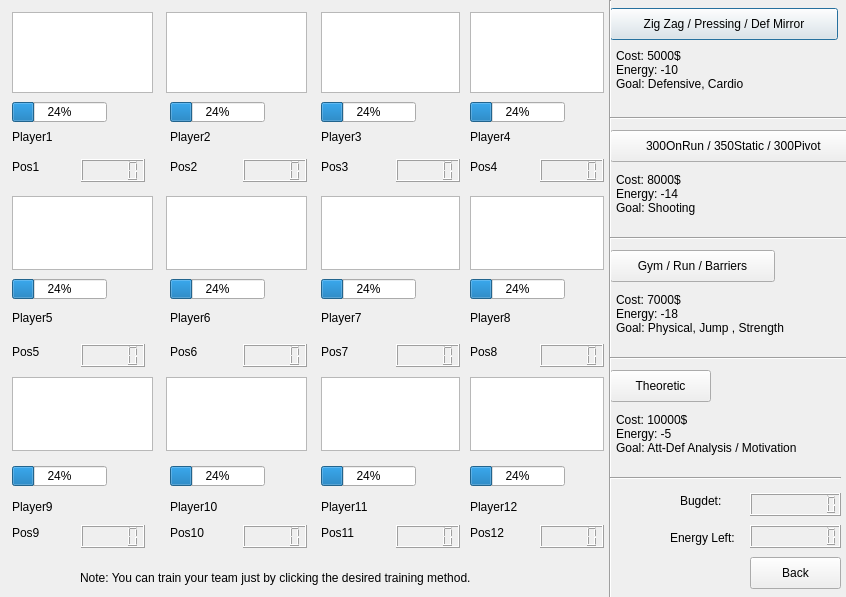
<?xml version="1.0" encoding="UTF-8"?>
<ui version="4.0">
 <class>Training</class>
 <widget class="QDialog" name="Training">
  <property name="geometry">
   <rect>
    <x>0</x>
    <y>0</y>
    <width>846</width>
    <height>597</height>
   </rect>
  </property>
  <property name="windowTitle">
   <string>Dialog</string>
  </property>
  <widget class="QLCDNumber" name="lcdNumber_2">
   <property name="geometry">
    <rect>
     <x>243</x>
     <y>159</y>
     <width>64</width>
     <height>23</height>
    </rect>
   </property>
  </widget>
  <widget class="QLabel" name="label_6">
   <property name="geometry">
    <rect>
     <x>170</x>
     <y>310</y>
     <width>131</width>
     <height>16</height>
    </rect>
   </property>
   <property name="text">
    <string>Player6</string>
   </property>
  </widget>
  <widget class="QLabel" name="label_2p">
   <property name="geometry">
    <rect>
     <x>170</x>
     <y>159</y>
     <width>31</width>
     <height>16</height>
    </rect>
   </property>
   <property name="text">
    <string>Pos2</string>
   </property>
  </widget>
  <widget class="QGraphicsView" name="graphicsView_9">
   <property name="geometry">
    <rect>
     <x>321</x>
     <y>196</y>
     <width>139</width>
     <height>74</height>
    </rect>
   </property>
  </widget>
  <widget class="QLabel" name="labelp">
   <property name="geometry">
    <rect>
     <x>12</x>
     <y>159</y>
     <width>29</width>
     <height>16</height>
    </rect>
   </property>
   <property name="text">
    <string>Pos1</string>
   </property>
  </widget>
  <widget class="QLabel" name="label_4p">
   <property name="geometry">
    <rect>
     <x>470</x>
     <y>159</y>
     <width>31</width>
     <height>16</height>
    </rect>
   </property>
   <property name="text">
    <string>Pos4</string>
   </property>
  </widget>
  <widget class="QGraphicsView" name="graphicsView_5">
   <property name="geometry">
    <rect>
     <x>12</x>
     <y>196</y>
     <width>141</width>
     <height>74</height>
    </rect>
   </property>
  </widget>
  <widget class="QProgressBar" name="progressBar_7">
   <property name="geometry">
    <rect>
     <x>321</x>
     <y>279</y>
     <width>95</width>
     <height>20</height>
    </rect>
   </property>
   <property name="value">
    <number>24</number>
   </property>
  </widget>
  <widget class="QProgressBar" name="progressBar_6">
   <property name="geometry">
    <rect>
     <x>170</x>
     <y>279</y>
     <width>95</width>
     <height>20</height>
    </rect>
   </property>
   <property name="value">
    <number>24</number>
   </property>
  </widget>
  <widget class="QLabel" name="label_8">
   <property name="geometry">
    <rect>
     <x>470</x>
     <y>310</y>
     <width>131</width>
     <height>16</height>
    </rect>
   </property>
   <property name="text">
    <string>Player8</string>
   </property>
  </widget>
  <widget class="QLCDNumber" name="lcdNumber_4">
   <property name="geometry">
    <rect>
     <x>540</x>
     <y>159</y>
     <width>64</width>
     <height>23</height>
    </rect>
   </property>
  </widget>
  <widget class="QProgressBar" name="progressBar_5">
   <property name="geometry">
    <rect>
     <x>12</x>
     <y>279</y>
     <width>95</width>
     <height>20</height>
    </rect>
   </property>
   <property name="value">
    <number>24</number>
   </property>
  </widget>
  <widget class="QLCDNumber" name="lcdNumber">
   <property name="geometry">
    <rect>
     <x>81</x>
     <y>159</y>
     <width>64</width>
     <height>23</height>
    </rect>
   </property>
   <property name="maximumSize">
    <size>
     <width>16777215</width>
     <height>64</height>
    </size>
   </property>
  </widget>
  <widget class="QLabel" name="label_5">
   <property name="geometry">
    <rect>
     <x>12</x>
     <y>310</y>
     <width>121</width>
     <height>16</height>
    </rect>
   </property>
   <property name="text">
    <string>Player5</string>
   </property>
  </widget>
  <widget class="QGraphicsView" name="graphicsView_7">
   <property name="geometry">
    <rect>
     <x>166</x>
     <y>196</y>
     <width>141</width>
     <height>74</height>
    </rect>
   </property>
  </widget>
  <widget class="QLCDNumber" name="lcdNumber_3">
   <property name="geometry">
    <rect>
     <x>396</x>
     <y>159</y>
     <width>64</width>
     <height>23</height>
    </rect>
   </property>
  </widget>
  <widget class="QLabel" name="label_3p">
   <property name="geometry">
    <rect>
     <x>321</x>
     <y>159</y>
     <width>31</width>
     <height>16</height>
    </rect>
   </property>
   <property name="text">
    <string>Pos3</string>
   </property>
  </widget>
  <widget class="QLabel" name="label_7">
   <property name="geometry">
    <rect>
     <x>321</x>
     <y>310</y>
     <width>131</width>
     <height>16</height>
    </rect>
   </property>
   <property name="text">
    <string>Player7</string>
   </property>
  </widget>
  <widget class="QLabel" name="label_5p">
   <property name="geometry">
    <rect>
     <x>12</x>
     <y>344</y>
     <width>31</width>
     <height>16</height>
    </rect>
   </property>
   <property name="text">
    <string>Pos5</string>
   </property>
  </widget>
  <widget class="QLCDNumber" name="lcdNumber_5">
   <property name="geometry">
    <rect>
     <x>81</x>
     <y>344</y>
     <width>64</width>
     <height>23</height>
    </rect>
   </property>
  </widget>
  <widget class="QGraphicsView" name="graphicsView_4">
   <property name="geometry">
    <rect>
     <x>470</x>
     <y>12</y>
     <width>134</width>
     <height>81</height>
    </rect>
   </property>
  </widget>
  <widget class="QProgressBar" name="progressBar_4">
   <property name="geometry">
    <rect>
     <x>470</x>
     <y>102</y>
     <width>95</width>
     <height>20</height>
    </rect>
   </property>
   <property name="value">
    <number>24</number>
   </property>
  </widget>
  <widget class="QProgressBar" name="progressBar_2">
   <property name="geometry">
    <rect>
     <x>170</x>
     <y>102</y>
     <width>95</width>
     <height>20</height>
    </rect>
   </property>
   <property name="value">
    <number>24</number>
   </property>
  </widget>
  <widget class="QLabel" name="label">
   <property name="geometry">
    <rect>
     <x>12</x>
     <y>129</y>
     <width>131</width>
     <height>16</height>
    </rect>
   </property>
   <property name="text">
    <string>Player1</string>
   </property>
  </widget>
  <widget class="QLabel" name="label_3">
   <property name="geometry">
    <rect>
     <x>321</x>
     <y>129</y>
     <width>131</width>
     <height>16</height>
    </rect>
   </property>
   <property name="text">
    <string>Player3</string>
   </property>
  </widget>
  <widget class="QLabel" name="label_2">
   <property name="geometry">
    <rect>
     <x>170</x>
     <y>129</y>
     <width>141</width>
     <height>16</height>
    </rect>
   </property>
   <property name="text">
    <string>Player2</string>
   </property>
  </widget>
  <widget class="QGraphicsView" name="graphicsView_2">
   <property name="geometry">
    <rect>
     <x>166</x>
     <y>12</y>
     <width>141</width>
     <height>81</height>
    </rect>
   </property>
  </widget>
  <widget class="QProgressBar" name="progressBar_3">
   <property name="geometry">
    <rect>
     <x>321</x>
     <y>102</y>
     <width>95</width>
     <height>20</height>
    </rect>
   </property>
   <property name="value">
    <number>24</number>
   </property>
  </widget>
  <widget class="QProgressBar" name="progressBar">
   <property name="geometry">
    <rect>
     <x>12</x>
     <y>102</y>
     <width>95</width>
     <height>20</height>
    </rect>
   </property>
   <property name="value">
    <number>24</number>
   </property>
  </widget>
  <widget class="QGraphicsView" name="graphicsView">
   <property name="geometry">
    <rect>
     <x>12</x>
     <y>12</y>
     <width>141</width>
     <height>81</height>
    </rect>
   </property>
  </widget>
  <widget class="QGraphicsView" name="graphicsView_3">
   <property name="geometry">
    <rect>
     <x>321</x>
     <y>12</y>
     <width>139</width>
     <height>81</height>
    </rect>
   </property>
  </widget>
  <widget class="QPushButton" name="pushButton">
   <property name="geometry">
    <rect>
     <x>610</x>
     <y>8</y>
     <width>228</width>
     <height>32</height>
    </rect>
   </property>
   <property name="text">
    <string>Zig Zag / Pressing / Def Mirror</string>
   </property>
  </widget>
  <widget class="QLabel" name="label_4">
   <property name="geometry">
    <rect>
     <x>470</x>
     <y>129</y>
     <width>131</width>
     <height>16</height>
    </rect>
   </property>
   <property name="text">
    <string>Player4</string>
   </property>
  </widget>
  <widget class="QLCDNumber" name="lcdNumber_11">
   <property name="geometry">
    <rect>
     <x>396</x>
     <y>525</y>
     <width>64</width>
     <height>23</height>
    </rect>
   </property>
  </widget>
  <widget class="QLabel" name="label_11p">
   <property name="geometry">
    <rect>
     <x>321</x>
     <y>525</y>
     <width>35</width>
     <height>16</height>
    </rect>
   </property>
   <property name="text">
    <string>Pos11</string>
   </property>
  </widget>
  <widget class="QLCDNumber" name="lcdNumber_10">
   <property name="geometry">
    <rect>
     <x>243</x>
     <y>525</y>
     <width>64</width>
     <height>23</height>
    </rect>
   </property>
  </widget>
  <widget class="QGraphicsView" name="graphicsView_12">
   <property name="geometry">
    <rect>
     <x>470</x>
     <y>377</y>
     <width>134</width>
     <height>74</height>
    </rect>
   </property>
  </widget>
  <widget class="QLabel" name="label_10p">
   <property name="geometry">
    <rect>
     <x>170</x>
     <y>525</y>
     <width>37</width>
     <height>16</height>
    </rect>
   </property>
   <property name="text">
    <string>Pos10</string>
   </property>
  </widget>
  <widget class="QLabel" name="label_9p">
   <property name="geometry">
    <rect>
     <x>12</x>
     <y>525</y>
     <width>31</width>
     <height>16</height>
    </rect>
   </property>
   <property name="text">
    <string>Pos9</string>
   </property>
  </widget>
  <widget class="QLabel" name="label_10">
   <property name="geometry">
    <rect>
     <x>170</x>
     <y>499</y>
     <width>131</width>
     <height>16</height>
    </rect>
   </property>
   <property name="text">
    <string>Player10</string>
   </property>
  </widget>
  <widget class="QProgressBar" name="progressBar_9">
   <property name="geometry">
    <rect>
     <x>12</x>
     <y>466</y>
     <width>95</width>
     <height>20</height>
    </rect>
   </property>
   <property name="value">
    <number>24</number>
   </property>
  </widget>
  <widget class="QGraphicsView" name="graphicsView_8">
   <property name="geometry">
    <rect>
     <x>166</x>
     <y>377</y>
     <width>141</width>
     <height>74</height>
    </rect>
   </property>
  </widget>
  <widget class="QLabel" name="label_9">
   <property name="geometry">
    <rect>
     <x>12</x>
     <y>499</y>
     <width>131</width>
     <height>16</height>
    </rect>
   </property>
   <property name="text">
    <string>Player9</string>
   </property>
  </widget>
  <widget class="QProgressBar" name="progressBar_11">
   <property name="geometry">
    <rect>
     <x>321</x>
     <y>466</y>
     <width>95</width>
     <height>20</height>
    </rect>
   </property>
   <property name="value">
    <number>24</number>
   </property>
  </widget>
  <widget class="QLCDNumber" name="lcdNumber_8">
   <property name="geometry">
    <rect>
     <x>540</x>
     <y>344</y>
     <width>64</width>
     <height>23</height>
    </rect>
   </property>
  </widget>
  <widget class="QGraphicsView" name="graphicsView_11">
   <property name="geometry">
    <rect>
     <x>321</x>
     <y>377</y>
     <width>139</width>
     <height>74</height>
    </rect>
   </property>
  </widget>
  <widget class="QLabel" name="label_8p">
   <property name="geometry">
    <rect>
     <x>470</x>
     <y>344</y>
     <width>31</width>
     <height>16</height>
    </rect>
   </property>
   <property name="text">
    <string>Pos8</string>
   </property>
  </widget>
  <widget class="QProgressBar" name="progressBar_10">
   <property name="geometry">
    <rect>
     <x>170</x>
     <y>466</y>
     <width>95</width>
     <height>20</height>
    </rect>
   </property>
   <property name="value">
    <number>24</number>
   </property>
  </widget>
  <widget class="QLabel" name="label_11">
   <property name="geometry">
    <rect>
     <x>321</x>
     <y>499</y>
     <width>50</width>
     <height>16</height>
    </rect>
   </property>
   <property name="text">
    <string>Player11</string>
   </property>
  </widget>
  <widget class="QLabel" name="label_12p">
   <property name="geometry">
    <rect>
     <x>470</x>
     <y>525</y>
     <width>37</width>
     <height>16</height>
    </rect>
   </property>
   <property name="text">
    <string>Pos12</string>
   </property>
  </widget>
  <widget class="QLabel" name="label_6p">
   <property name="geometry">
    <rect>
     <x>170</x>
     <y>344</y>
     <width>31</width>
     <height>16</height>
    </rect>
   </property>
   <property name="text">
    <string>Pos6</string>
   </property>
  </widget>
  <widget class="QGraphicsView" name="graphicsView_6">
   <property name="geometry">
    <rect>
     <x>12</x>
     <y>377</y>
     <width>141</width>
     <height>74</height>
    </rect>
   </property>
  </widget>
  <widget class="QProgressBar" name="progressBar_12">
   <property name="geometry">
    <rect>
     <x>470</x>
     <y>466</y>
     <width>95</width>
     <height>20</height>
    </rect>
   </property>
   <property name="value">
    <number>24</number>
   </property>
  </widget>
  <widget class="QLabel" name="label_7p">
   <property name="geometry">
    <rect>
     <x>321</x>
     <y>344</y>
     <width>30</width>
     <height>16</height>
    </rect>
   </property>
   <property name="text">
    <string>Pos7</string>
   </property>
  </widget>
  <widget class="QLCDNumber" name="lcdNumber_12">
   <property name="geometry">
    <rect>
     <x>540</x>
     <y>525</y>
     <width>64</width>
     <height>23</height>
    </rect>
   </property>
  </widget>
  <widget class="QLCDNumber" name="lcdNumber_9">
   <property name="geometry">
    <rect>
     <x>81</x>
     <y>525</y>
     <width>64</width>
     <height>23</height>
    </rect>
   </property>
  </widget>
  <widget class="QLCDNumber" name="lcdNumber_7">
   <property name="geometry">
    <rect>
     <x>396</x>
     <y>344</y>
     <width>64</width>
     <height>23</height>
    </rect>
   </property>
  </widget>
  <widget class="QLCDNumber" name="lcdNumber_6">
   <property name="geometry">
    <rect>
     <x>243</x>
     <y>344</y>
     <width>64</width>
     <height>23</height>
    </rect>
   </property>
  </widget>
  <widget class="QLabel" name="label_12">
   <property name="geometry">
    <rect>
     <x>470</x>
     <y>499</y>
     <width>52</width>
     <height>16</height>
    </rect>
   </property>
   <property name="text">
    <string>Player12</string>
   </property>
  </widget>
  <widget class="QProgressBar" name="progressBar_8">
   <property name="geometry">
    <rect>
     <x>470</x>
     <y>279</y>
     <width>95</width>
     <height>20</height>
    </rect>
   </property>
   <property name="value">
    <number>24</number>
   </property>
  </widget>
  <widget class="QGraphicsView" name="graphicsView_10">
   <property name="geometry">
    <rect>
     <x>470</x>
     <y>196</y>
     <width>134</width>
     <height>74</height>
    </rect>
   </property>
  </widget>
  <widget class="QLabel" name="cost4">
   <property name="geometry">
    <rect>
     <x>680</x>
     <y>493</y>
     <width>48</width>
     <height>16</height>
    </rect>
   </property>
   <property name="text">
    <string>Bugdet:</string>
   </property>
  </widget>
  <widget class="QLCDNumber" name="lcdNumber_16">
   <property name="enabled">
    <bool>true</bool>
   </property>
   <property name="geometry">
    <rect>
     <x>750</x>
     <y>493</y>
     <width>91</width>
     <height>23</height>
    </rect>
   </property>
   <property name="digitCount">
    <number>9</number>
   </property>
  </widget>
  <widget class="QLabel" name="cost1">
   <property name="geometry">
    <rect>
     <x>670</x>
     <y>530</y>
     <width>78</width>
     <height>16</height>
    </rect>
   </property>
   <property name="text">
    <string>Energy Left: </string>
   </property>
  </widget>
  <widget class="QLCDNumber" name="lcdNumber_13">
   <property name="geometry">
    <rect>
     <x>750</x>
     <y>525</y>
     <width>91</width>
     <height>23</height>
    </rect>
   </property>
   <property name="digitCount">
    <number>9</number>
   </property>
  </widget>
  <widget class="QPushButton" name="pushButton_5">
   <property name="geometry">
    <rect>
     <x>750</x>
     <y>557</y>
     <width>91</width>
     <height>32</height>
    </rect>
   </property>
   <property name="text">
    <string>Back</string>
   </property>
  </widget>
  <widget class="QPushButton" name="pushButton_4">
   <property name="geometry">
    <rect>
     <x>610</x>
     <y>370</y>
     <width>101</width>
     <height>32</height>
    </rect>
   </property>
   <property name="text">
    <string>Theoretic</string>
   </property>
  </widget>
  <widget class="QPushButton" name="pushButton_3">
   <property name="geometry">
    <rect>
     <x>610</x>
     <y>250</y>
     <width>165</width>
     <height>32</height>
    </rect>
   </property>
   <property name="text">
    <string>Gym / Run / Barriers</string>
   </property>
  </widget>
  <widget class="QLabel" name="label_13">
   <property name="geometry">
    <rect>
     <x>616</x>
     <y>46</y>
     <width>147</width>
     <height>48</height>
    </rect>
   </property>
   <property name="text">
    <string>Cost: 5000$
Energy: -10
Goal: Defensive, Cardio </string>
   </property>
  </widget>
  <widget class="QPushButton" name="pushButton_2">
   <property name="geometry">
    <rect>
     <x>610</x>
     <y>130</y>
     <width>250</width>
     <height>32</height>
    </rect>
   </property>
   <property name="text">
    <string>300OnRun / 350Static / 300Pivot </string>
   </property>
  </widget>
  <widget class="QLabel" name="label_14">
   <property name="geometry">
    <rect>
     <x>616</x>
     <y>170</y>
     <width>91</width>
     <height>48</height>
    </rect>
   </property>
   <property name="text">
    <string>Cost: 8000$
Energy: -14
Goal: Shooting</string>
   </property>
  </widget>
  <widget class="QLabel" name="label_15">
   <property name="geometry">
    <rect>
     <x>616</x>
     <y>290</y>
     <width>192</width>
     <height>48</height>
    </rect>
   </property>
   <property name="text">
    <string>Cost: 7000$
Energy: -18
Goal: Physical, Jump , Strength</string>
   </property>
  </widget>
  <widget class="QLabel" name="label_16">
   <property name="geometry">
    <rect>
     <x>616</x>
     <y>410</y>
     <width>214</width>
     <height>48</height>
    </rect>
   </property>
   <property name="text">
    <string>Cost: 10000$
Energy: -5
Goal: Att-Def Analysis / Motivation </string>
   </property>
  </widget>
  <widget class="Line" name="line">
   <property name="geometry">
    <rect>
     <x>600</x>
     <y>0</y>
     <width>20</width>
     <height>601</height>
    </rect>
   </property>
   <property name="orientation">
    <enum>Qt::Vertical</enum>
   </property>
  </widget>
  <widget class="Line" name="line_2">
   <property name="geometry">
    <rect>
     <x>610</x>
     <y>470</y>
     <width>231</width>
     <height>16</height>
    </rect>
   </property>
   <property name="orientation">
    <enum>Qt::Horizontal</enum>
   </property>
  </widget>
  <widget class="Line" name="line_3">
   <property name="geometry">
    <rect>
     <x>610</x>
     <y>110</y>
     <width>241</width>
     <height>16</height>
    </rect>
   </property>
   <property name="orientation">
    <enum>Qt::Horizontal</enum>
   </property>
  </widget>
  <widget class="Line" name="line_4">
   <property name="geometry">
    <rect>
     <x>610</x>
     <y>230</y>
     <width>241</width>
     <height>16</height>
    </rect>
   </property>
   <property name="orientation">
    <enum>Qt::Horizontal</enum>
   </property>
  </widget>
  <widget class="Line" name="line_5">
   <property name="geometry">
    <rect>
     <x>610</x>
     <y>350</y>
     <width>241</width>
     <height>16</height>
    </rect>
   </property>
   <property name="orientation">
    <enum>Qt::Horizontal</enum>
   </property>
  </widget>
  <widget class="QLabel" name="label_17">
   <property name="geometry">
    <rect>
     <x>80</x>
     <y>570</y>
     <width>451</width>
     <height>16</height>
    </rect>
   </property>
   <property name="text">
    <string>Note: You can train your team just by clicking the desired training method. </string>
   </property>
  </widget>
 </widget>
 <resources/>
 <connections/>
</ui>
